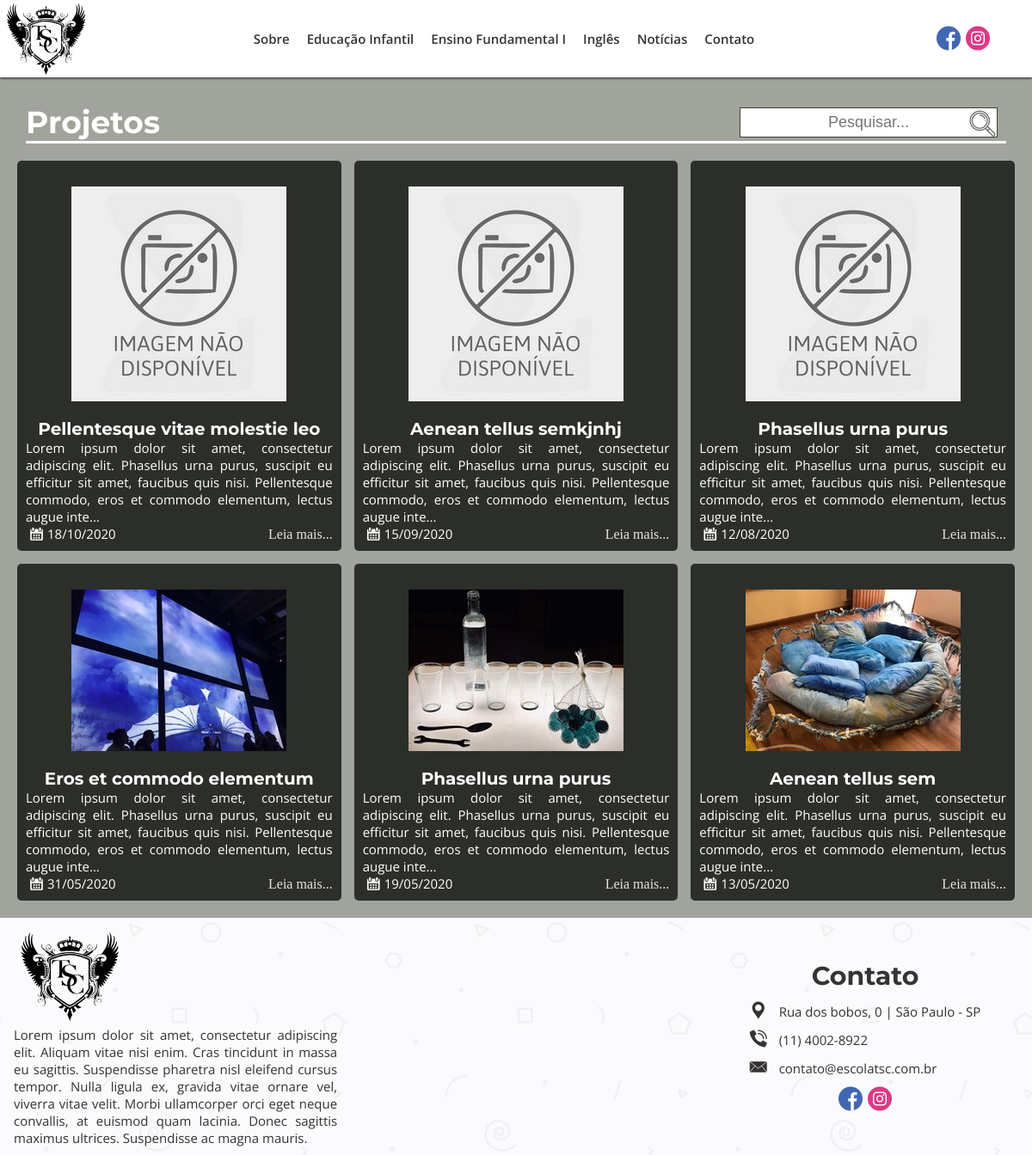
Page /projetos on the committed database.
### tables this page shows
CREATE TABLE `menu_itens` (
  `id_menu` int(11) NOT NULL,
  `titulo_menu` varchar(50) NOT NULL,
  `url_menu` varchar(200) NOT NULL
);

CREATE TABLE `postagens` (
  `id_postagens` int(11) NOT NULL,
  `titulo_postagens` varchar(100) NOT NULL,
  `desc_postagens` text DEFAULT NULL,
  `conteudo_postagens` text NOT NULL,
  `tags_postagens` varchar(150) DEFAULT NULL,
  `data_criacao_postagens` date NOT NULL,
  `data_modificacao_postagens` date DEFAULT NULL,
  `total_visualizacao_postagens` int(11) DEFAULT 0,
  `ch_autor_postagens` int(11) NOT NULL,
  `status_postagens` int(11) NOT NULL,
  `url_postagens` varchar(200) NOT NULL,
  `categ_postagens` int(11) DEFAULT NULL,
  `capa_post` int(11) DEFAULT NULL
);

CREATE TABLE `midias` (
  `id_midias` int(11) NOT NULL,
  `caminho_midia` varchar(200) NOT NULL,
  `caminho_thumb_midia` varchar(200) DEFAULT NULL,
  `desc_midia` text DEFAULT NULL,
  `tags_midia` varchar(100) DEFAULT NULL,
  `ch_autor_midia` int(11) NOT NULL,
  `status_midias` int(11) NOT NULL,
  `data_criacao` date NOT NULL
);

### _funcPHP/_HTML/categorias.php (the view)
<?php
class categorias{
    public function pgCat($id){
        $postagens = new conteudoPost();
        $url = trim( parse_url( $_SERVER['REQUEST_URI'] , PHP_URL_QUERY ));
        $url = str_replace("s=", "", $url);
        if(isset($url) && $url <> ""):
            $postagens = $postagens->search($url,$id);
        else:
            $postagens = $postagens->getAll($id);
        endif;
        $ctm = new conteudoMidias();
        if($id == "noticias"){
            $titulo = "Notícias";
        }else{
            $titulo = "Projetos";
        }
        $listBox = "";
        for($x=0; $x < count($postagens); $x++){
            $imagens = explode(".", $postagens[$x]["caminho_midia"]);
            if($postagens[$x]["caminho_midia"] <> ""){
                if(end($imagens) != "jpg"){
                    $postagens[$x]["caminho_midia"] = $imagens[0].".jpg";
                }
            }else{
                $postagens[$x]["caminho_midia"] = "sem_img.jpg";
            }
            if($postagens[$x]["capa_post"] != ""){
                $img = $ctm->getMidiaCapa($postagens[$x]["capa_post"]);
                $img = $img["caminho_midia"];
            }else{
                $img = $postagens[$x]["caminho_midia"];
            }
            $listBox .=
            "<div class='box-categ' id='".$id.$x."'>".
                "<a href='".URLBASE.@$postagens[$x]["url_postagens"]."' alt='".@$postagens[$x]["desc_postagens"]."'>".
                    "<div class='img-categ'>".
                        "<img src='_midiasM/_imagensM/_w250/".$img."' alt='".@$postagens[$x]["desc_postagens"]."'>".
                    "</div>".
                    "<div class='desc-categ'>".
                        "<h4>".@$postagens[$x]["titulo_postagens"]."</h4>".
                        "<p>".mb_strimwidth($postagens[$x]["desc_postagens"],0,200, "...")."</p>".
                    "</div>".
                    "<p class='data-post'><i class='flaticon-calendar'></i>".date("d/m/Y",strtotime(@$postagens[$x]["data_criacao_postagens"]))."</p>".
                    "<a class = 'leia-mais' href='".URLBASE.strtolower(@$postagens[$x]["nome_categoria"])."/".@$postagens[$x]["url_postagens"]."' alt='".@$postagens[$x]["desc_postagens"]."'>Leia mais...</a>".
                "</a>".
            "</div>";
        }
        $cat =
        "<section id='categorias' class='sec-4'>".
            "<div class='titulo'>".
                "<h3 class='tituloPagina'>".ucfirst($titulo)."</h3>".
                "<form action='' method='get'>".
                    "<input type='text' id='search' name='s' autocomplete='off' placeholder='Pesquisar...'>".
                    "<button><i class='flaticon-loupe'></i></button>".
                "</form>".
            "</div>".
            "<div class='list-box'>".
                $listBox.
            "</div>".
        "</section>";
        return $cat;
    }
}

### _funcPHP/_HTML/esqueleto.php (shortened to what the rows shown need)
<?php
class esqueleto{
    private $conteudoPag;
    function __construct($dataPost){
        $this->conteudoPag = $dataPost;
    }
    public function html5(){
        $listaArquivos = new listarArquivos();
        $base =
        "<!DOCTYPE html5>".
        "<html lang = 'pt-br'>".
        "<head>".
            "<title>Escola TSC | ".ucfirst(@$this->conteudoPag["titulo_postagens"])."</title>".
            "<meta charset = 'UTF-8'/>".
            "<meta name='description' content='".@$this->conteudoPag["desc_postagens"]."'>".
            "<meta name='keywords' content='".@$this->conteudoPag["tags_postagens"]."'>".
            "<meta name='author' content='Antonio Walber - antoniowalber3000@hotmail.com.br'>".
            "<meta name='viewport' content='width=device-width, initial-scale=1.0'>".
            "<meta http-equiv='X-UA-Compatible' content='ie=edge'>".
            "<link rel='stylesheet' href='https://ajax.googleapis.com/ajax/libs/jqueryui/1.12.1/themes/smoothness/jquery-ui.css'>".
            "<link rel='shortcut icon' href='_midiasT/_imagensT/icon.ico' type='image/x-icon' />".
            $listaArquivos->listarCss().
        "</head>".
        "<body>".
        "<div id='container' class='pabx1'>".
            $this->cabecalho().
            "<div id = 'corpo-pagina'>".
                $this->paginacao().
            "</div>".
            $this->rodape().
        "</div>".
        "</body>".
        "</html>"
        ;
        echo $base;
    }
    private function cabecalho(){
        $contMenu = new conteudoMenu();
        $url = strip_tags(trim(filter_input(INPUT_GET, "page", FILTER_DEFAULT)));
        $urlq = explode("/", $url);
        $ba = "";
        $cabecalho =
        "<header id='cabecalho' class='pabx2'>".
            "<div id='logo' class='pabx3'>".
                "<a href='".URLBASE."' alt='pagina inicial do site'><img src='".$ba."_midiasT/_imagensT/logo.svg' alt='logotipo escola tsc'/></a>".
            "</div>".
            "<div id='menu' class='pabx4'>".
                "<nav id='navegacao' class='pabx5'>".
                    "<input id='tab-nav' type='checkbox' class='tab-nav'/>".
                    "<label for='tab-nav' class='tab-nav-label'><i class='flaticon-menu-button-of-three-horizontal-lines'></i></label>".
                    "<menu id='corpo-menu' class='pabx6'>"
                        .$contMenu->ListaMenu().
                    "</menu>".
                "</nav>".
            "</div>".
            "<div id='redes-sociais' class='pabx8'>".
                "<a href='https://pt-br.facebook.com/' onmousemove=\"document.getElementById('balaof').style.display='block'\" onmouseout=\"document.getElementById('balaof').style.display='none'\" target='_blank' rel='noopener noreferrer' class='linkSocial'><i class='flaticon-facebook socialMedia' id='facebook'></i></a>".
                "<a href='https://www.instagram.com/' onmousemove=\"document.getElementById('balaoi').style.display='block'\" onmouseout=\"document.getElementById('balaoi').style.display='none'\" target='_blank' rel='noopener noreferrer' class='linkSocial'><i class='flaticon-instagram socialMedia' id='instagram'></i></a>".
                "<div id='balaof' class='balao'><p>fb/escolatsc</p></div>".
                "<div id='balaoi' class='balao'><p>@escolatsc</p></div>".
            "</div>".
        "</header>";
        return $cabecalho;
    }
    private function paginacao(){
        $url = strip_tags(trim(filter_input(INPUT_GET, "page", FILTER_DEFAULT)));
        $url = $url == "" ? "home" : $url;
        if($this->conteudoPag == null){
            return "Erro 404";
        }else{
            if($this->conteudoPag["url_postagens"] == $url){
                if($url == "home"){
                    $pg = "";
                    $home = new home();
                    $pg .= $home->videoApresentacao();
                    $pg .= $home->mosaico("mosaico-ph");
                    $pg .= $home->descricaoVideo("sobre","descPrimeira","Escola","TSC");
                    $pg .= $home->noticiasRecentes("noticias");
                    $pg .= $home->descricaoVideo("ingles","descIngles","Programa","Bilíngue");
                    $pg .= $home->noticiasRecentes("projetos");
                    return $pg;
                }if($url == "educacao-infantil" || $url == "ensino-fundamental"){
                    $ms = new mosaico();
                    if($url == "educacao-infantil"){
                        $mosaico = $ms->mosaic("infantil");
                    }else{
                        $mosaico = $ms->mosaic("fundamental");
                    }
                    return $mosaico;
                }elseif($url == "noticias" || $url == "projetos"){
                    $pgcat = new categorias();
                    if($url == "noticias"){
                        $cat = $pgcat->pgCat("noticias");
                        return $cat;
                    }else{
                        $cat = $pgcat->pgCat("projetos");
                    }
                    return $cat;
                }elseif($url == "contato"){
                    $ct = new contato();
                    return $ct->contact();
                }else{
                    $pgc = new pgcomum();
                    return $pgc->renderPg();
                }
            }
        }
    }
    private function rodape(){
        $contFooter = new conteudoFooter();
        $url = strip_tags(trim(filter_input(INPUT_GET, "page", FILTER_DEFAULT)));
        $urlq = explode("/", $url);
        $ba = "";
        $rodape =
        "<footer id='rodape' class='pabx9'>".
            "<div class='pabx10'>".
                "<div id='logo' class='pabx11'>".
                    "<a href='".URLBASE."' alt='Pagina inicial do site'><img src='".$ba."_midiasT/_imagensT/logo.svg' alt='logotipo escola tsc'/></a>".
                "</div>".
                "<div class='pabx12' id='desc-footer'>".
                   "<a href='".URLBASE."a-escola-primeira' alt='".$contFooter->descFooter()."'>" .$contFooter->descFooter(). "</a>".
                "</div>".
            "</div>".
            "<div class='pabx10' id='mapa-escola'>".
                "".
            "</div>".
            "<div class='pabx10' id='contact'>".
                "<div class='pabx15' id='title-contact'>".
                    "<h1>Contato</h1>".
                "</div>".
                "<div class='pabx15' id='infos-contact'>".
                    "<p><i class='flaticon-tool'></i><a target='_blank' rel='noopener noreferrer' href='https://goo.gl/maps/AhcGYK8L1g5hPTFk7'> Rua dos bobos, 0 | São Paulo - SP</a></p>".
                    "<p><i class='flaticon-phone-call'></i><a href='tel:1140028922'> (11) 4002-8922</a></p>".
                    "<p><i class='flaticon-mail-closed-envelope-back'></i><a href='mailto:contato@escolatsc.com.br'> contato@escolatsc.com.br</a></p>".
                "</div>".
                "<div class='pabx15' id='redes-sociais'>".
                    "<a href='https://pt-br.facebook.com/' target='_blank' rel='noopener noreferrer' class='linkSocial'><i class='flaticon-facebook socialMedia' id='facebook'></i></a>".
                    "<a href='https://www.instagram.com/'  target='_blank' rel='noopener noreferrer' class='linkSocial'><i class='flaticon-instagram socialMedia' id='instagram'></i></a>".
                    "<div id='balaofc' class='balao'><p>fb/escola.primeira</p></div>".
                    "<div id='balaoic' class='balao'><p>@escolaprimeira</p></div>".
                "</div>".
            "</div>".
        "</footer>";
        return $rodape;
    }
}

### _funcPHP/MySql/conteudoMenu.php
<?php
class conteudoMenu extends conexaoBD{
    private $conect;
    function __construct(){
        $this->conect = conexaoBD::getInstance();
    }
    public function getItensMenu(){
        try {
            $sql = "SELECT * FROM menu_itens";
            $letsGo = $this->conect->prepare($sql);
            $letsGo->execute();
            return $letsGo->fetchAll(PDO::FETCH_NUM);
        } catch (Exception $e) {
            echo $e->getMessage();
        }
    }
    public function getDescMenu($url){
        try{
            $sql = "SELECT desc_postagens FROM postagens WHERE url_postagens = :url_post";
            $letsGo = $this->conect->prepare($sql);
            $letsGo->bindValue(":url_post", $url);
            $letsGo->execute();
            return $letsGo->fetch(PDO::FETCH_NUM);
        }catch(Exception $e){
        }
    }
    public function ListaMenu(){
        $res = $this->getItensMenu();
        for($x = 0; $x < count($res); $x++){
            $descLink = $this->getDescMenu($res[$x][2]);
            @$descLink = substr($descLink[0], 0, 200);
            $res[$x] = "<li id='itens-menu-".$x."' class='pabx7'><a href='".URLBASE.$res[$x][2]."' alt='".$descLink."'>".$res[$x][1]."</a></li>";
        }
        return $res = implode("",$res);
    }
}

### rows in the picture
menu_itens: titulo_menu "Sobre"
menu_itens: titulo_menu "Educação Infantil"
menu_itens: titulo_menu "Ensino Fundamental I"
menu_itens: titulo_menu "Inglês"
menu_itens: titulo_menu "Notícias"
menu_itens: titulo_menu "Contato"
postagens: titulo_postagens "Pellentesque vitae molestie leo", desc_postagens "Lorem ipsum dolor sit amet, consectetur adipiscing elit. Phasellus urna purus, suscipit eu efficitur sit amet, faucibus quis nisi. Pellentesque commodo, eros et commodo elementum, lectus augue inte...", data_criacao_postagens "18/10/2020"
postagens: titulo_postagens "Aenean tellus semkjnhj", desc_postagens "Lorem ipsum dolor sit amet, consectetur adipiscing elit. Phasellus urna purus, suscipit eu efficitur sit amet, faucibus quis nisi. Pellentesque commodo, eros et commodo elementum, lectus augue inte...", data_criacao_postagens "15/09/2020"
postagens: titulo_postagens "Phasellus urna purus", desc_postagens "Lorem ipsum dolor sit amet, consectetur adipiscing elit. Phasellus urna purus, suscipit eu efficitur sit amet, faucibus quis nisi. Pellentesque commodo, eros et commodo elementum, lectus augue inte...", data_criacao_postagens "12/08/2020"
postagens: midias.caminho_midia (picture), titulo_postagens "Eros et commodo elementum", desc_postagens "Lorem ipsum dolor sit amet, consectetur adipiscing elit. Phasellus urna purus, suscipit eu efficitur sit amet, faucibus quis nisi. Pellentesque commodo, eros et commodo elementum, lectus augue inte...", data_criacao_postagens "31/05/2020"
postagens: midias.caminho_midia (picture), titulo_postagens "Phasellus urna purus", desc_postagens "Lorem ipsum dolor sit amet, consectetur adipiscing elit. Phasellus urna purus, suscipit eu efficitur sit amet, faucibus quis nisi. Pellentesque commodo, eros et commodo elementum, lectus augue inte...", data_criacao_postagens "19/05/2020"
postagens: midias.caminho_midia (picture), titulo_postagens "Aenean tellus sem", desc_postagens "Lorem ipsum dolor sit amet, consectetur adipiscing elit. Phasellus urna purus, suscipit eu efficitur sit amet, faucibus quis nisi. Pellentesque commodo, eros et commodo elementum, lectus augue inte...", data_criacao_postagens "13/05/2020"
postagens: desc_postagens "Lorem ipsum dolor sit amet, consectetur adipiscing elit. Aliquam vitae nisi enim. Cras tincidunt in massa eu sagittis. Suspendisse pharetra nisl eleifend cursus tempor. Nulla ligula ex, gravida vitae ornare vel, viverra vitae velit. Morbi ullamcorper orci eget neque convallis, at euismod quam lacinia. Donec sagittis maximus ultrices. Suspendisse ac magna mauris."

### other values in the picture
$titulo "Projetos"
